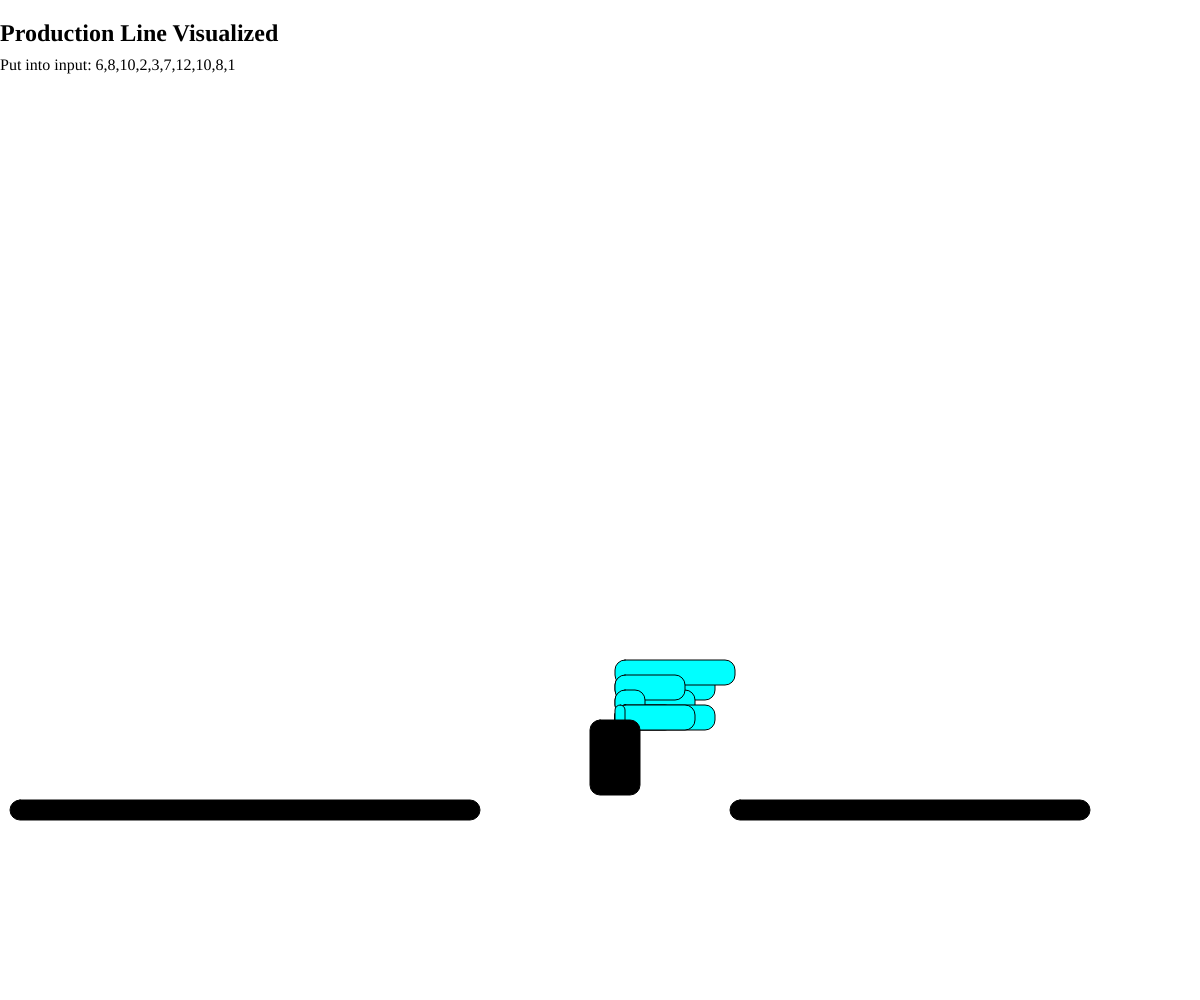
Frame 1 (no input)
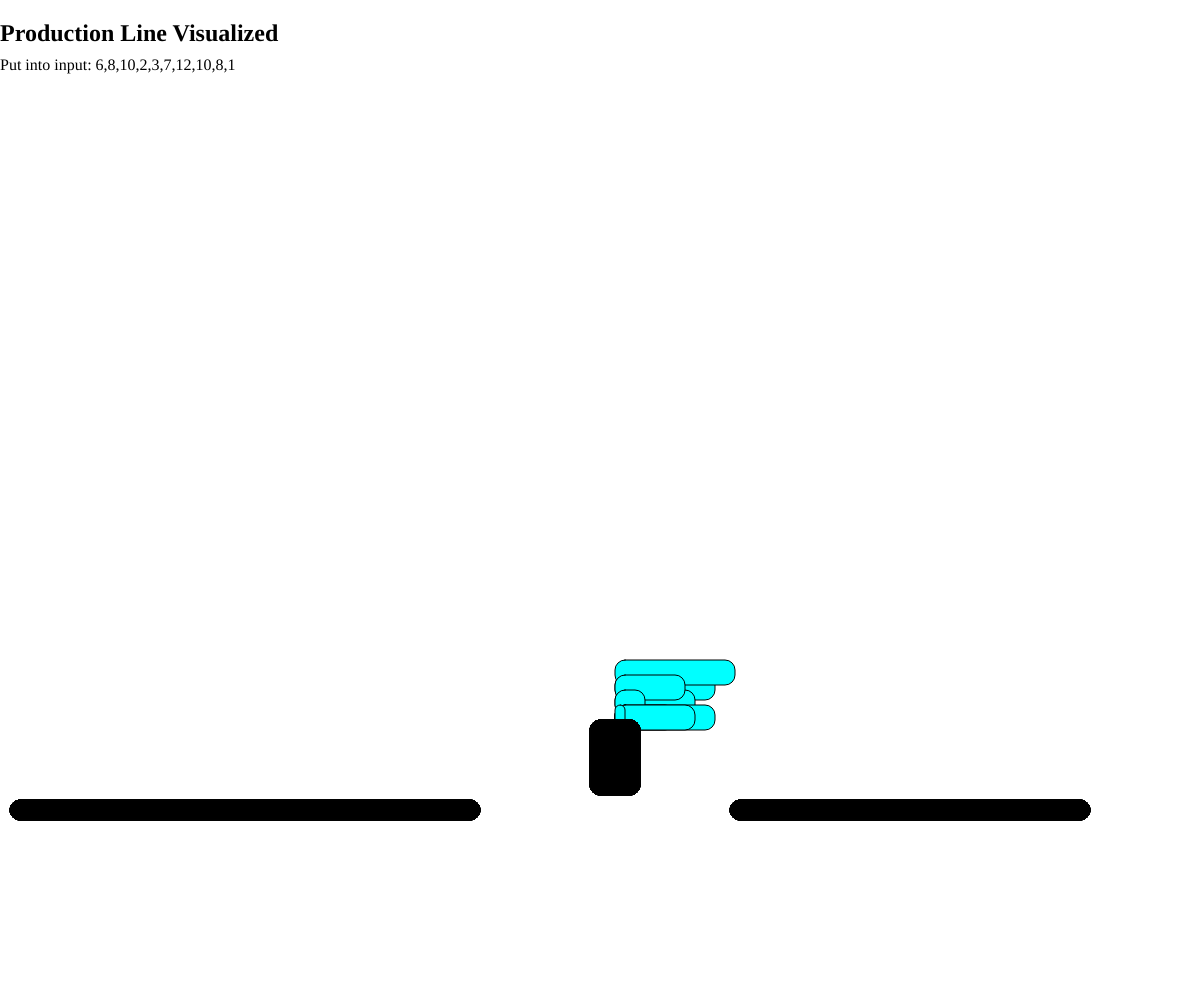
Frame 60 (no input)
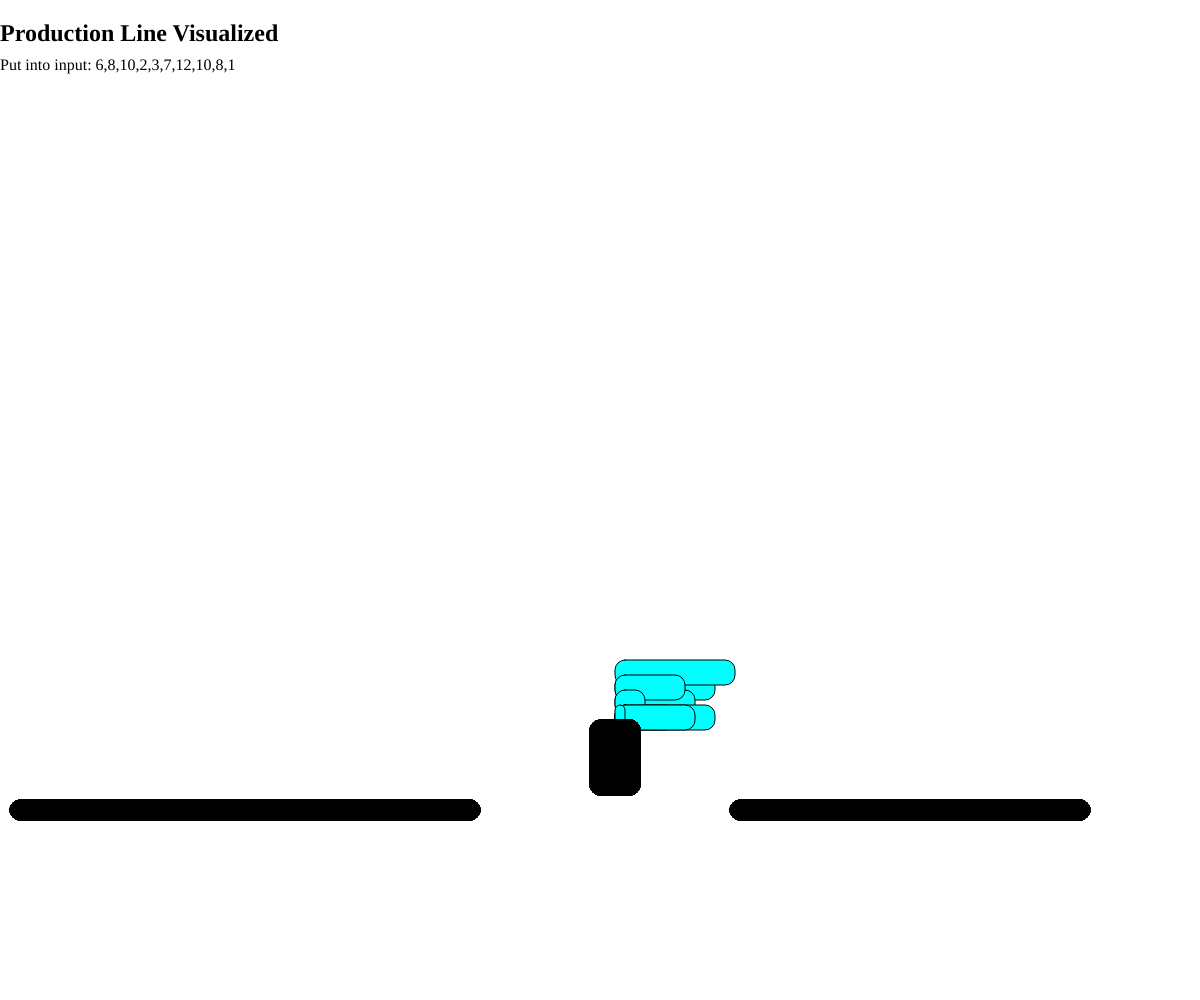
Frame 120 (the mouse pressed at the canvas centre since frame 60)

The p5.js sketch that drew these frames (run headless with seeded random() and noise() and a simulated clock; from frame 60 on, the mouse is pressed at the canvas centre):

// p5.js sketch
// ── sketch.js
var inputField, productionLine, header, itemsInQueue, output,towers,t;


function setup(){
  createCanvas(windowWidth, windowHeight);
  header = createElement('h2', "Production Line Visualized");
  header.position(0,0);

  productionLine = new ProductionLine();
  t = new Tower();
  randomSeed(8675309);
  var ct = 0;
  while(ct < 10){
    let rnd = round(random(1, 15));
    var d = new Disk(rnd);
    //console.log(rnd);
    productionLine.addDisk(d);
    t.push(d);
    ct++;
  }
  //productionLine.addDisk(new Disk(3));
  //productionLine.addDisk(new Disk(2));

  itemsInQueue = createP("Put into input: " +productionLine.getInput());
  itemsInQueue.position(0, 40);

  productionLine.run();
  //var out = "";
  /*for(let i = 0; i < productionLine.output.length; i++){
    /*out += productionLine.output[i];
    out += "\n";
    //productionLine.output[i].setY(30 * productionLine.output[i].size());
    productionLine.output[i].display();
  }*/

  //output = createP("Result: \n" + out);
  //output.position(0, 60);
}

function draw(){
  /*var offset = 50;
  for(let i = 0; i < productionLine.output.length; i++){
    let lng = (productionLine.output[i].size() * 25) + 25;
    productionLine.output[i].display(30, offset);
    offset += lng;
  }*/
  //productionLine.drawInput();\
  let y = windowHeight * .8 - 80;
  let mid = windowWidth * .5 + 15;
  //t.display(mid, y);
  fill(0);
  rect(10, windowHeight * .8, windowWidth * .40 - 10, 20, 10);
  rect(windowWidth * .5 - 10, windowHeight * .8 - 80, 50, 75, 10);
  rect(windowWidth * .6 + 10, windowHeight * .8, windowWidth * .3, 20, 10);
}

// ── Disk.js
class Disk {

  constructor(rad){
    if(rad <= 0 )
      throw "Not a valid radius";

    this.radius = rad;
    this.x = 0;
    this.y = 0;
  }

  getRadius(){
    return this.radius;
  }

  copy(){
    return new Disk(this.radius);
  }

  coord(xx, yy){
    this.x = xx;
    this.y = yy;
  }

  compareTo(disk2){
    return this.getRadius() - disk2.getRadius();
  }

  setX(xx){
    this.x = xx;
  }

  setY(yy){
    this.y = yy;
  }

  display(){
    fill(0,255,255);
    stroke(2);
    rect(this.x, this.y, this.radius * 10, 25, 10);
  }

  toString(){
    return this.radius;
  }

}

// ── ProductionLine.js
class ProductionLine{

    constructor(){
      this.input = [];
      this.output = [];
      this.robotArm = new Tower();
    }

    getInput(){
      return this.input;
    }

    getOutput(){
      return this.output;
    }

    getRobotArm(){
      return this.robotArm;
    }

    addDisk(d){
      this.input.push(d);
    }

    drawInput(){
      noStroke();
      fill(255);
      //rect(0, windowHeight * .8 - 35, windowWidth * .40 +10, 35);
      let inLen = windowWidth * .40;
      console.log(inLen);
      let y = windowHeight * .8 - 20;
      for(let inp of this.input){
        let x = inLen - ((10 * inp.getRadius()) - 5);
        inp.coord(x,y);
        inp.display();
        inLen = x -10;
        console.log(inLen);
      }
    }

    drawRobotArm(){
      noStroke();
      let y = windowHeight * .8 - 80;
      let mid = windowWidth * .5 + 15;
      this.robotArm.display(mid, y);
    }

    process(){
      if (this.input.length !== 0){
        var toSend = this.input.shift();
        //console.log("About to add: " + toSend);
        this.robotArm.push(toSend);
      }
      while (this.input.length !== 0 && this.input[0].getRadius() >= this.robotArm.getDisk(this.robotArm.size() - 1).getRadius()){
        var toS = this.input.shift();
        //console.log("About to add: " + toS);
        this.robotArm.push(toS);
      }
      //console.log(this.robotArm);
    }

    unloadRobot(){
      this.drawRobotArm();
      var toOutQueue = new Tower();
      //toOutQueue.push(new Disk(3));
  		while(this.robotArm.size() !== 0){
          var top = this.robotArm.pop();
          toOutQueue.push(top);
          //console.log(top);
      }
      console.log(toOutQueue);
  		this.output.push(toOutQueue.copy());
      //console.log("To Out: " + this.output[this.output.length - 1]);
      //console.log("\nCurrent output queue: " + productionLine.getOutput());
    }

    run(){
  		while(this.input.length !== 0){
  			//this.drawInput();
        this.process();
  			this.unloadRobot();
  		}
  	}

    removeTower() {
  		return this.output.pop();
  	}
}

// ── Tower.js
class Tower {

	constructor(){
		this.disks = [];
		this.x = 0;
		this.y = 0;
	}

	pop(){
		return this.disks.pop();
	}

	push(disk){
		this.disks.push(disk);
	}

	getDisk(index){
		if(index < this.disks.length){
			return this.disks[index];
		}
	}

	size(){
		return this.disks.length;
	}

	copy(){
		var cop = new Tower();
		for(let i = 0; i < this.disks.length; i++){
			cop.push(this.disks[i].copy());
		}
		return cop;
	}

	display(x,y){
		for(let i = this.size() - 1; i >= 0; i--){
			let h = y - (i * 15 + 15);
			this.getDisk(i).coord(x,h);
			this.getDisk(i).display();
		}
	}

	toString() {
		var ret = "\nTower with: \n";
		for(let i = this.size() - 1; i >= 0; i--){
			let numStar = this.getDisk(i).getRadius();
			let d = "";
			for(let j = 0; j < numStar; j++){
				d += "*";
			}
			ret += d;
			ret += "\n";
		}
		return ret;
	}

}
